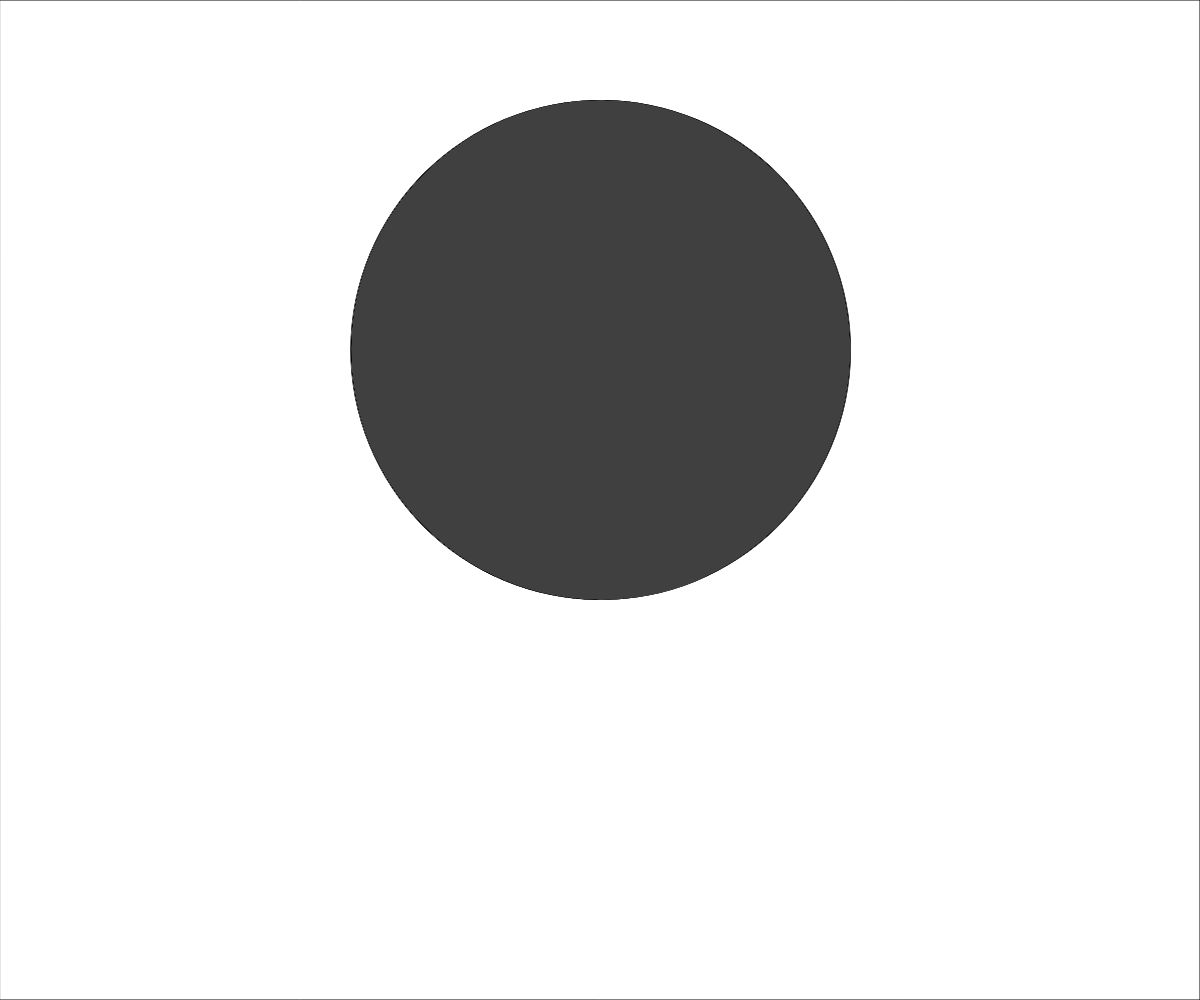
Frame 1 (no input)
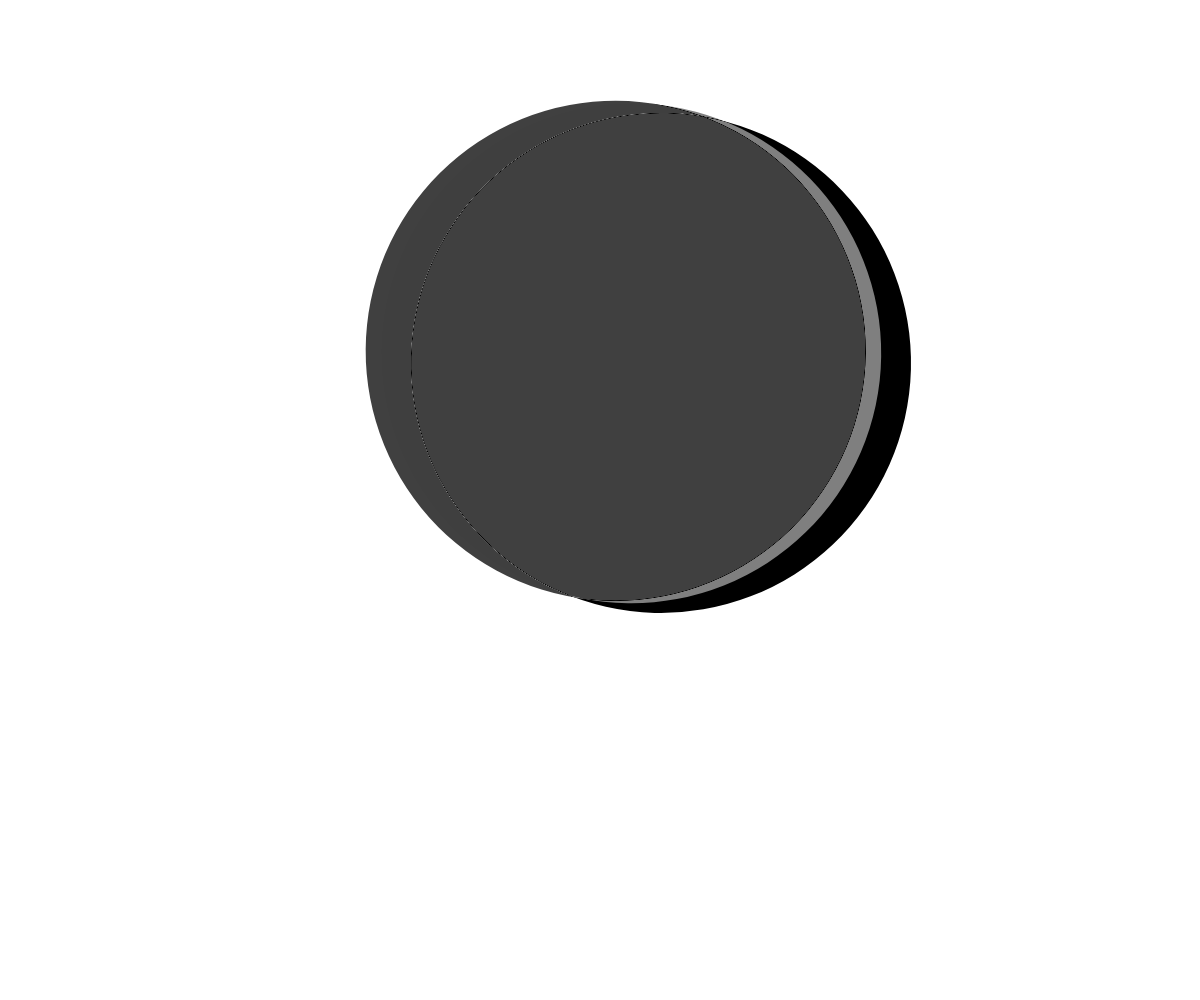
Frame 60 (no input)
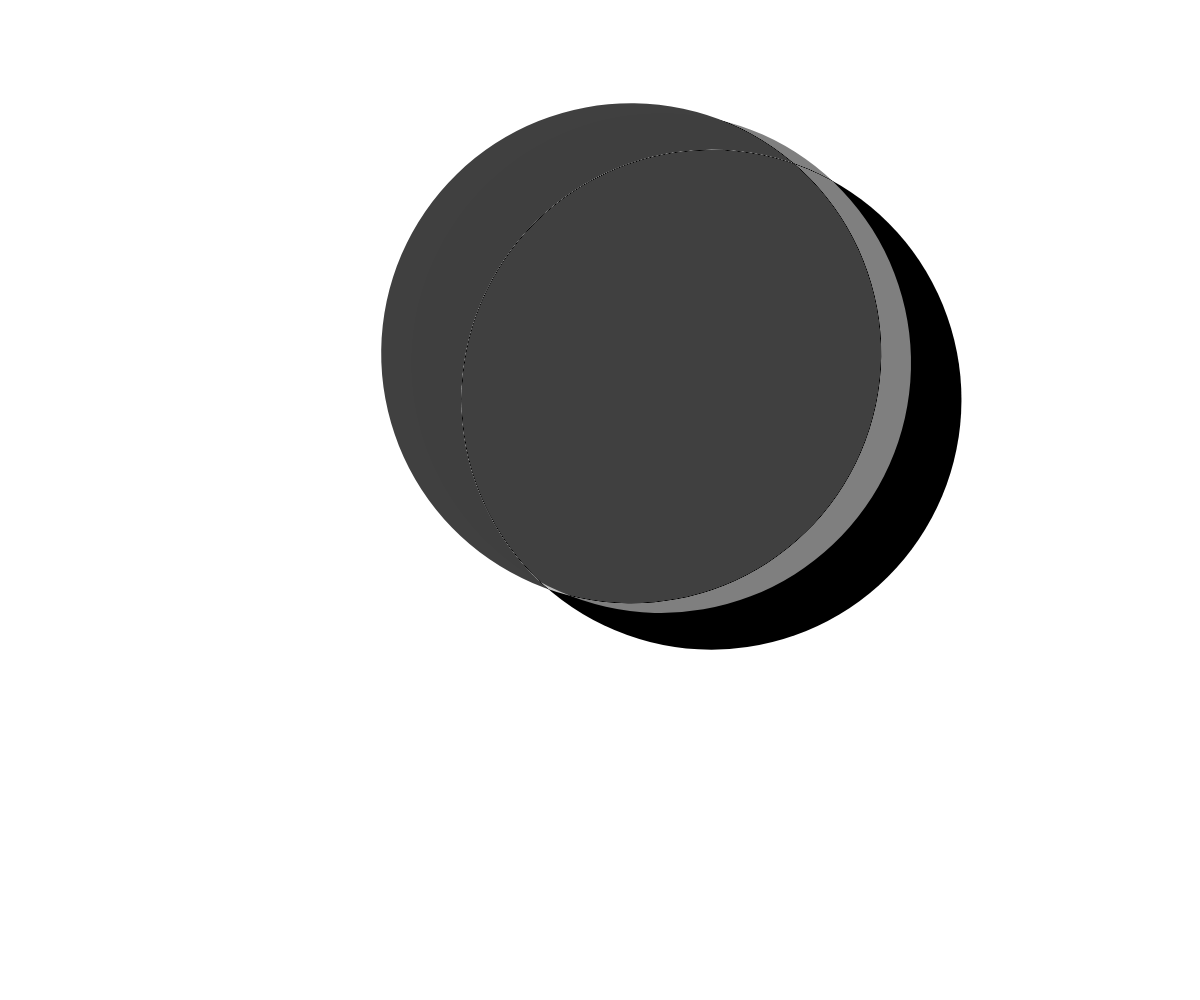
Frame 120 (the mouse pressed at the canvas centre since frame 60)

The p5.js sketch that drew these frames (run headless with seeded random() and noise() and a simulated clock; from frame 60 on, the mouse is pressed at the canvas centre):

// p5.js sketch
// ── sketch.js
let canvas;
let dist = -150;
let diameter = 400;

function setup() {
  canvas = createCanvas(windowWidth, windowHeight);
  canvas.position(0, 0);
  angleMode(DEGREES);
}

function draw() {
  let speed = frameCount / 10;
  let smallerDimension = min(width, height);
  diameter = smallerDimension * 0.5;

  background(255);

  fill(255);
  rect(0, 0, width, height);

  noStroke();
  translate(width/2, height/2);

  push();
  blendMode(DIFFERENCE);
  let angle1 = speed * 4;
  rotate(angle1);
  translate(0, dist);
  fill(255);
  circle(0, 0, diameter);
  strokeWeight(10);
  stroke(255, 127, 0);
  pop();

  push();
  blendMode(DIFFERENCE);
  let angle2 = speed;
  rotate(angle2);
  translate(0, dist);
  fill(191);
  circle(0, 0, diameter);
  strokeWeight(10);
  stroke(224, 17, 95);
  pop();

  push();
  blendMode(DIFFERENCE);
  let angle3 = speed * 2;
  rotate(angle3);
  translate(0, dist);
  fill(127);
  circle(0, 0, diameter);
  strokeWeight(10);
  stroke(80, 200, 120);
  pop();

  if (speed >= 360) {
    frameCount = 0;
  }
}

function windowResized() {
  resizeCanvas(windowWidth, windowHeight);
}
